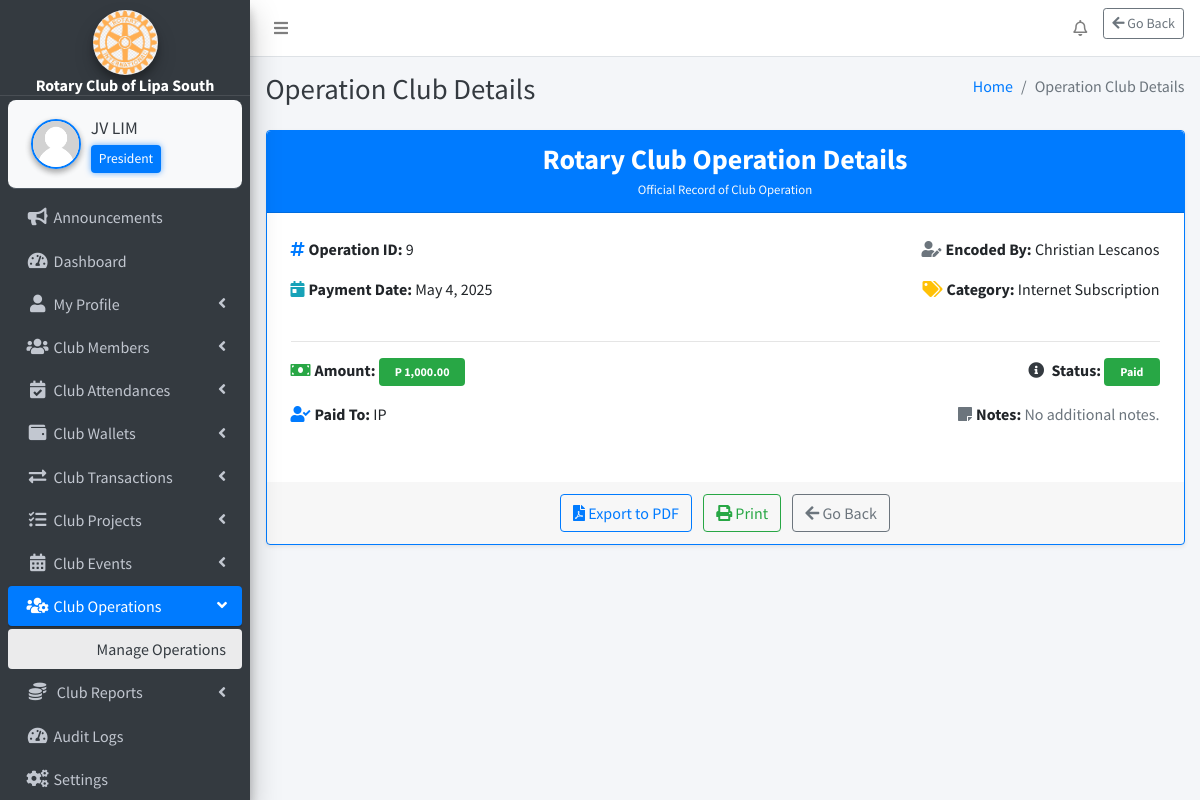
The page /webpages/club-operations/manage-operations/operation_details.php?id=9 (signed in) on the database its author committed.
### tables this page shows
CREATE TABLE `settings` (
  `id` int(11) NOT NULL,
  `system_name` varchar(255) NOT NULL,
  `logo` varchar(255) NOT NULL,
  `currency` varchar(50) NOT NULL
);

CREATE TABLE `club_position` (
  `id` int(11) NOT NULL,
  `position_name` varchar(255) NOT NULL
);

CREATE TABLE `club_operations` (
  `id` int(11) NOT NULL,
  `category` varchar(100) NOT NULL,
  `amount` decimal(10,2) NOT NULL,
  `payment_date` date NOT NULL,
  `paid_to` varchar(255) DEFAULT NULL,
  `notes` text DEFAULT NULL,
  `status` enum('Paid','Unpaid') DEFAULT 'Unpaid',
  `encoded_by` int(11) NOT NULL,
  `encoded_at` timestamp NOT NULL DEFAULT current_timestamp()
);

CREATE TABLE `members` (
  `id` int(11) NOT NULL,
  `fullname` varchar(255) NOT NULL,
  `dob` date NOT NULL,
  `gender` varchar(10) NOT NULL,
  `contact_number` varchar(20) NOT NULL,
  `email` varchar(255) NOT NULL,
  `address` varchar(255) NOT NULL,
  `role` int(11) DEFAULT 6,
  `occupation` varchar(255) NOT NULL,
  `membership_number` varchar(20) NOT NULL,
  `created_at` timestamp NOT NULL DEFAULT current_timestamp(),
  `photo` varchar(255) NOT NULL,
  `expiry_date` date DEFAULT NULL,
  `password` varchar(255) NOT NULL
);

### webpages/club-operations/manage-operations/operation_details.php (the view, shortened to what the rows shown need)
<?php
include_once($_SERVER['DOCUMENT_ROOT'] . '/rotary/includes/config.php');
$id = $_GET['id'] ?? null;
$stmt = $conn->prepare("
    SELECT co.*, m.fullname AS encoded_by_name, s.currency
    FROM club_operations co
    LEFT JOIN members m ON co.encoded_by = m.id
    JOIN settings s ON s.id = 1
    WHERE co.id = ?
");
$stmt->bind_param("i", $id);
$stmt->execute();
$data = $stmt->get_result()->fetch_assoc();
?>
<!DOCTYPE html>
<html lang="en">
<?php include('../../../includes/header.php'); ?>
<body class="hold-transition sidebar-mini layout-fixed layout-navbar-fixed layout-footer-fixed">
<div class="wrapper">
<?php include('../../../includes/nav.php'); ?>
<?php include('../../../includes/sidebar.php'); ?>
<div class="content-wrapper">
<?php include('../../../includes/page_title.php'); ?>
<section class="content">
<div class="container-fluid">
<div class="card shadow-sm border border-primary">
  <div class="card-body px-4 py-4" id="receipt-content">
    <div class="row mb-4">
      <div class="col-md-6">
        <p><i class="fas fa-hashtag text-primary mr-1"></i><strong>Operation ID:</strong> <?= htmlspecialchars($data['id']) ?></p>
        <p><i class="fas fa-calendar-day text-info mr-1"></i><strong>Payment Date:</strong> <?= date("F j, Y", strtotime($data['payment_date'])) ?></p>
      </div>
      <div class="col-md-6 text-md-right">
        <p><i class="fas fa-user-edit text-secondary mr-1"></i><strong>Encoded By:</strong> <?= htmlspecialchars($data['encoded_by_name']) ?></p>
        <p><i class="fas fa-tags text-warning mr-1"></i><strong>Category:</strong> <?= htmlspecialchars($data['category']) ?></p>
      </div>
    </div>
    <div class="row mb-3">
      <div class="col-md-6">
        <p><i class="fas fa-money-bill text-success mr-1"></i><strong>Amount:</strong>
          <span class="badge badge-success px-3 py-2"><?= htmlspecialchars($data['currency']) . ' ' . number_format($data['amount'], 2) ?></span>
        </p>
        <p><i class="fas fa-user-check text-primary mr-1"></i><strong>Paid To:</strong> <?= htmlspecialchars($data['paid_to']) ?></p>
      </div>
      <div class="col-md-6 text-md-right">
        <p>
          <i class="fas fa-info-circle text-dark mr-1"></i>
          <strong>Status:</strong>
          <span class="badge badge-<?= $data['status'] === 'Paid' ? 'success' : ($data['status'] === 'Pending' ? 'warning' : 'danger') ?> px-3 py-2">
            <?= htmlspecialchars($data['status']) ?>
          </span>
        </p>
      </div>
    </div>
  </div>
</div>
</div>
</section>
</div>
</body>
</html>

### includes/sidebar.php (shortened to what the rows shown need)
<?php
function getSystemName() {
    global $conn;
    $result = $conn->query("SELECT system_name FROM settings");
    return ($result->num_rows > 0) ? $result->fetch_assoc()['system_name'] : 'RCLS';
}
if (isset($_SESSION['user_id'])) {
    $userId = $_SESSION['user_id'];
    $positionName = '';
    $sql = "SELECT cp.position_name
            FROM club_position cp
            INNER JOIN members m ON cp.id = m.role
            WHERE m.id = '$userId'";
    $positionResult = $conn->query($sql);
    if ($positionResult && $positionRow = $positionResult->fetch_assoc()) {
        $positionName = $positionRow['position_name'];
    }
}
function getLogoUrl() {
    global $conn;
    $result = $conn->query("SELECT logo FROM settings");
    if ($result->num_rows > 0) {
        $logoFile = $result->fetch_assoc()['logo'];
        $path = "/rotary/uploads/" . $logoFile;
        return file_exists($_SERVER['DOCUMENT_ROOT'] . $path) ? $path : "/rotary/dist/img/AdminLTELogo.png";
    }
    return "/rotary/dist/img/AdminLTELogo.png";
}
?>
<aside class="main-sidebar sidebar-dark-primary elevation-4">
    <div class="text-center"
         style="padding: 10px 0 0 0; margin: 0 !important; border-bottom: 1px solid rgba(255,255,255,0.1);">
        <a href="#" class="d-block" style="margin: 0; padding: 0;">
            <img src="<?php echo getLogoUrl(); ?>"
                 alt="Logo"
                 class="img-circle elevation-3"
                 style="width: 65px; height: 65px; object-fit: cover; margin: 0 auto; display: block;">
            <div class="brand-text font-weight-bold text-white"
                 style="font-size: 1rem; line-height: 1.1; margin: 2px 0 0 0;">
                <?php echo getSystemName(); ?>
            </div>
        </a>
    </div>
    <div class="sidebar" style="padding-top: 4px !important; margin-top: 0 !important;">
        <div class="user-panel d-flex align-items-center"
             style="background-color: #f8f9fa; border-radius: 8px; padding: 10px; margin: 0 !important;">
            <div class="info flex-grow-1">
                <a href="/rotary/webpages/manage-profile/my-profile/my_profile.php"
                   class="d-block fw-semibold text-dark"
                   style="font-size: 1.1rem; white-space: nowrap; overflow: hidden; text-overflow: ellipsis;">
                    <?php echo htmlspecialchars($_SESSION['fullname'] ?? 'Guest'); ?>
                </a>
                <?php if (!empty($positionName)): ?>
                    <small class="d-block mt-1 px-2 py-1 rounded"
                           style="background-color: #007bff; color: white; font-size: 0.85rem; max-width: fit-content; box-shadow: 0 0 6px rgba(0, 123, 255, 0.6);">
                        <?php echo htmlspecialchars($positionName); ?>
                    </small>
                <?php else: ?>
                    <small class="d-block mt-1 text-muted" style="font-size: 0.85rem;">No Role Assigned</small>
                <?php endif; ?>
            </div>
        </div>
    </div>
</aside>

### rows shown on the page
settings: logo (picture), system_name "Rotary Club of Lipa South"
club_position: position_name "President"
club_operations: id "9", payment_date "May 4, 2025", encoded_by.fullname "Christian Lescanos", category "Internet Subscription", settings.currency "P", amount "1,000.00", paid_to "IP", status "Paid"

### other values the page prints
$_SESSION['fullname'] "JV LIM"
$pageTitle "Operation Club Details"
